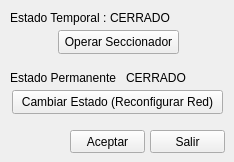
<?xml version="1.0" encoding="UTF-8"?>
<ui version="4.0">
 <class>Form</class>
 <widget class="QWidget" name="Form">
  <property name="windowModality">
   <enum>Qt::ApplicationModal</enum>
  </property>
  <property name="geometry">
   <rect>
    <x>0</x>
    <y>0</y>
    <width>234</width>
    <height>162</height>
   </rect>
  </property>
  <property name="windowTitle">
   <string>Operar</string>
  </property>
  <property name="inputMethodHints">
   <set>Qt::ImhNone</set>
  </property>
  <widget class="QPushButton" name="cmdOperar">
   <property name="geometry">
    <rect>
     <x>58</x>
     <y>30</y>
     <width>121</width>
     <height>24</height>
    </rect>
   </property>
   <property name="text">
    <string>Operar Seccionador</string>
   </property>
  </widget>
  <widget class="QPushButton" name="cmdReconfigurar">
   <property name="geometry">
    <rect>
     <x>12</x>
     <y>90</y>
     <width>211</width>
     <height>24</height>
    </rect>
   </property>
   <property name="text">
    <string>Cambiar Estado (Reconfigurar Red)</string>
   </property>
  </widget>
  <widget class="QPushButton" name="cmdSalir">
   <property name="geometry">
    <rect>
     <x>150</x>
     <y>130</y>
     <width>75</width>
     <height>23</height>
    </rect>
   </property>
   <property name="text">
    <string>Salir</string>
   </property>
   <property name="shortcut">
    <string>Esc</string>
   </property>
  </widget>
  <widget class="QLabel" name="label1">
   <property name="geometry">
    <rect>
     <x>10</x>
     <y>10</y>
     <width>100</width>
     <height>16</height>
    </rect>
   </property>
   <property name="text">
    <string>Estado Temporal :</string>
   </property>
  </widget>
  <widget class="QLabel" name="lblElemento">
   <property name="geometry">
    <rect>
     <x>126</x>
     <y>68</y>
     <width>70</width>
     <height>20</height>
    </rect>
   </property>
   <property name="text">
    <string>CERRADO</string>
   </property>
  </widget>
  <widget class="QLabel" name="lblEstado">
   <property name="geometry">
    <rect>
     <x>110</x>
     <y>10</y>
     <width>71</width>
     <height>16</height>
    </rect>
   </property>
   <property name="text">
    <string>CERRADO</string>
   </property>
  </widget>
  <widget class="QLabel" name="label2">
   <property name="geometry">
    <rect>
     <x>10</x>
     <y>70</y>
     <width>110</width>
     <height>16</height>
    </rect>
   </property>
   <property name="text">
    <string>Estado Permanente :</string>
   </property>
  </widget>
  <widget class="QPushButton" name="cmdAceptar">
   <property name="geometry">
    <rect>
     <x>70</x>
     <y>130</y>
     <width>75</width>
     <height>23</height>
    </rect>
   </property>
   <property name="text">
    <string>Aceptar</string>
   </property>
   <property name="shortcut">
    <string>Return</string>
   </property>
  </widget>
 </widget>
 <resources/>
 <connections/>
</ui>
